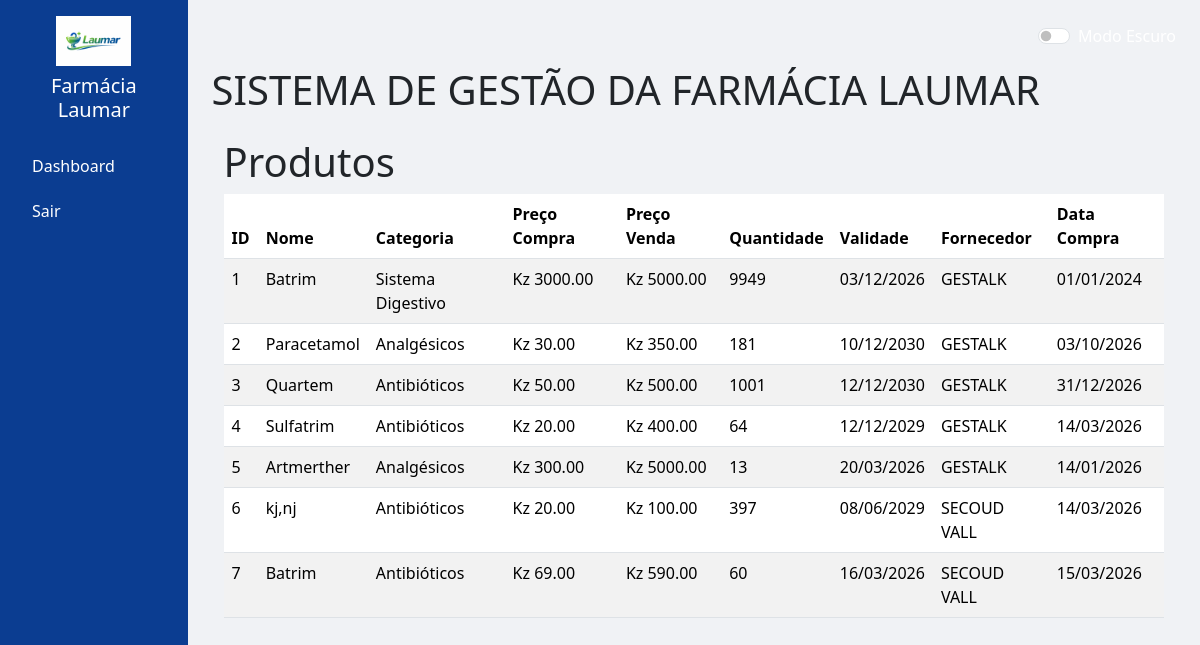
Page /produtos/ on the earlier database version.
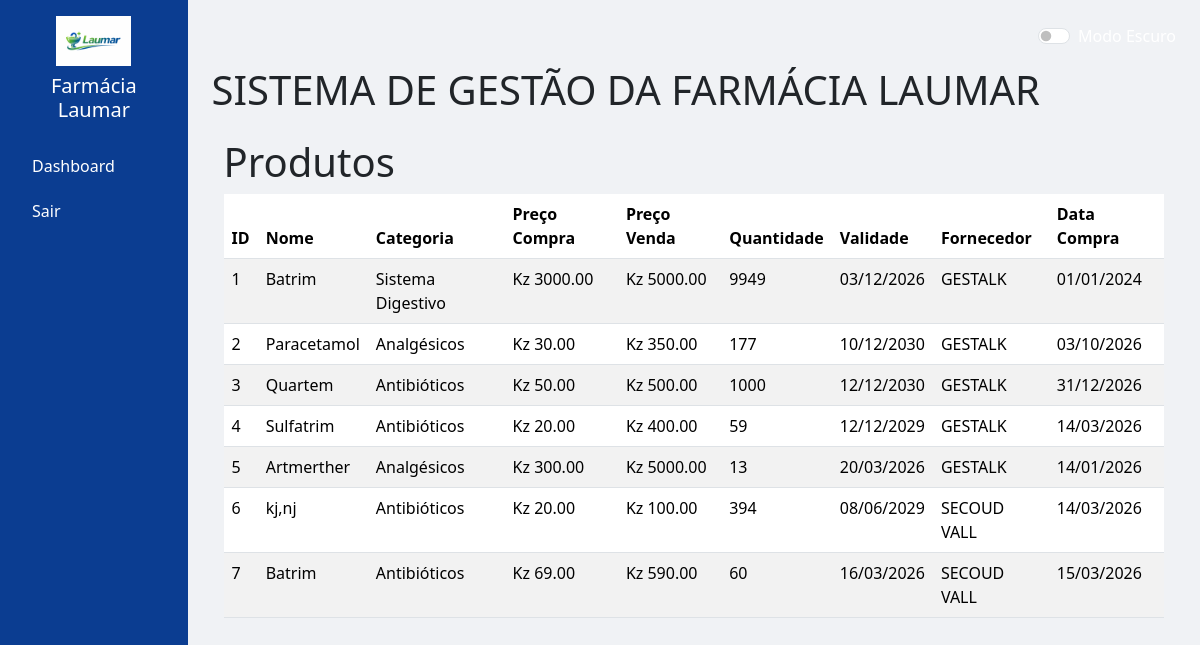
Same page on the later database version.
### models.py (models this page shows, shortened)
class Produto(db.Model):
    __tablename__ = 'produtos'
    id = db.Column(db.Integer, primary_key=True)
    nome = db.Column(db.String(200), nullable=False)
    categoria = db.Column(db.String(150), nullable=False)
    preco_compra = db.Column(db.Float, nullable=False)
    preco_venda = db.Column(db.Float, nullable=False)
    quantidade = db.Column(db.Integer, nullable=False)
    validade = db.Column(db.Date, nullable=False)
    fornecedor_id = db.Column(db.Integer, db.ForeignKey('fornecedores.id'), nullable=False)
    data_compra = db.Column(db.Date, nullable=False)
    fornecedor = db.relationship('Fornecedor', backref='produtos')

class Fornecedor(db.Model):
    __tablename__ = 'fornecedores'
    id = db.Column(db.Integer, primary_key=True)
    nome = db.Column(db.String(200), nullable=False)
    contato = db.Column(db.String(150), nullable=True)
    telefone = db.Column(db.String(50), nullable=True)
    email = db.Column(db.String(150), nullable=True)
    endereco = db.Column(db.String(250), nullable=True)

### produtos_blueprint.py (the view)
@produtos_bp.route('/')
def listar_produtos():
    produtos = Produto.query.all()
    return render_template('listar_produtos.html', produtos=produtos)

### templates/produtos/listar_produtos.html (shortened to what this page needs)
{% extends 'base.html' %}
{% block content %}
<div class="container">
    <h1>Produtos</h1>
    <table class="table table-striped">
        <thead>
            <tr>
                <th>ID</th>
                <th>Nome</th>
                <th>Categoria</th>
                <th>Preço Compra</th>
                <th>Preço Venda</th>
                <th>Quantidade</th>
                <th>Validade</th>
                <th>Fornecedor</th>
                <th>Data Compra</th>
            </tr>
        </thead>
        <tbody>
            {% for produto in produtos %}
            <tr>
                <td>{{ produto.id }}</td>
                <td>{{ produto.nome }}</td>
                <td>{{ produto.categoria }}</td>
                <td>Kz {{ "%.2f"|format(produto.preco_compra) }}</td>
                <td>Kz {{ "%.2f"|format(produto.preco_venda) }}</td>
                <td>{{ produto.quantidade }}</td>
                <td>{{ produto.validade.strftime('%d/%m/%Y') if produto.validade else 'N/A' }}</td>
                <td>{{ produto.fornecedor.nome if produto.fornecedor else 'N/A' }}</td>
                <td>{{ produto.data_compra.strftime('%d/%m/%Y') if produto.data_compra else 'N/A' }}</td>
            </tr>
            {% endfor %}
        </tbody>
    </table>
</div>
{% endblock %}

Differences in the rows shown:
changed Produto "Paracetamol": quantidade "181" → "177"
changed Produto "Quartem": quantidade "1001" → "1000"
changed Produto "Sulfatrim": quantidade "64" → "59"
changed Produto "kj,nj": quantidade "397" → "394"
